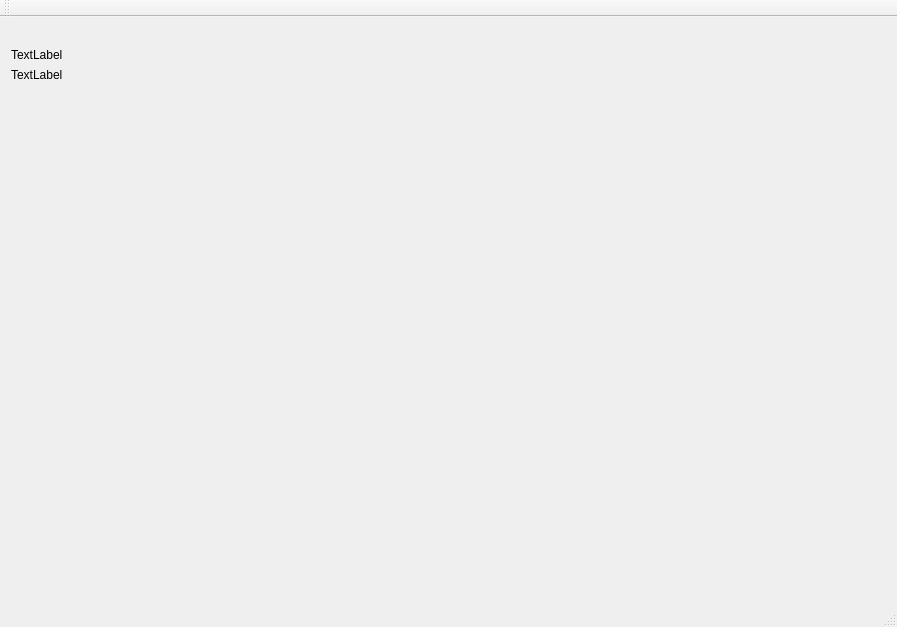
<?xml version="1.0" encoding="UTF-8"?>
<ui version="4.0">
 <class>MainWindow</class>
 <widget class="QMainWindow" name="MainWindow">
  <property name="geometry">
   <rect>
    <x>0</x>
    <y>0</y>
    <width>897</width>
    <height>627</height>
   </rect>
  </property>
  <property name="windowTitle">
   <string>MainWindow</string>
  </property>
  <widget class="QWidget" name="centralWidget">
   <layout class="QFormLayout" name="formLayout">
    <item row="0" column="0">
     <widget class="QLabel" name="label">
      <property name="text">
       <string/>
      </property>
     </widget>
    </item>
    <item row="1" column="0">
     <widget class="QLabel" name="label_2">
      <property name="text">
       <string>TextLabel</string>
      </property>
     </widget>
    </item>
    <item row="2" column="0">
     <widget class="QLabel" name="label_3">
      <property name="text">
       <string>TextLabel</string>
      </property>
     </widget>
    </item>
   </layout>
  </widget>
  <widget class="QMenuBar" name="menuBar">
   <property name="geometry">
    <rect>
     <x>0</x>
     <y>0</y>
     <width>897</width>
     <height>28</height>
    </rect>
   </property>
  </widget>
  <widget class="QToolBar" name="mainToolBar">
   <attribute name="toolBarArea">
    <enum>TopToolBarArea</enum>
   </attribute>
   <attribute name="toolBarBreak">
    <bool>false</bool>
   </attribute>
  </widget>
  <widget class="QStatusBar" name="statusBar"/>
 </widget>
 <layoutdefault spacing="6" margin="11"/>
 <resources/>
 <connections/>
</ui>
